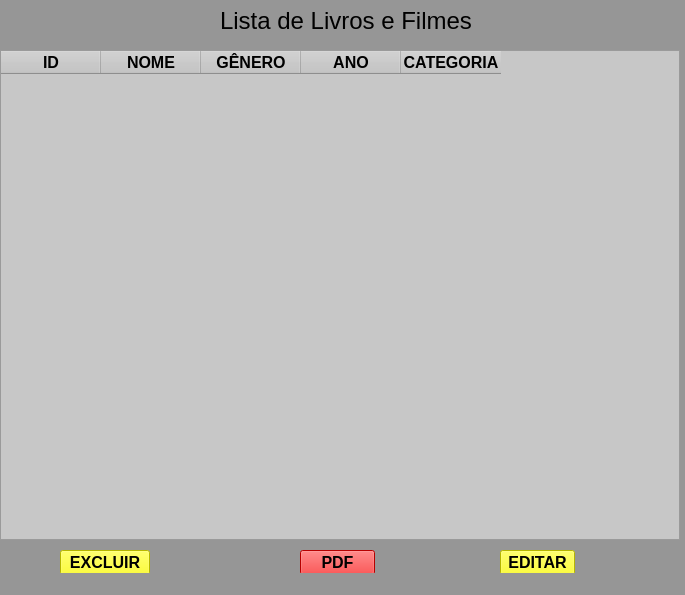
<?xml version="1.0" encoding="UTF-8"?>
<ui version="4.0">
 <class>MainWindow</class>
 <widget class="QMainWindow" name="MainWindow">
  <property name="geometry">
   <rect>
    <x>0</x>
    <y>0</y>
    <width>685</width>
    <height>595</height>
   </rect>
  </property>
  <property name="windowTitle">
   <string>MainWindow</string>
  </property>
  <property name="styleSheet">
   <string notr="true">background-color: rgb(150, 150, 150);</string>
  </property>
  <widget class="QWidget" name="centralwidget">
   <widget class="QLabel" name="label">
    <property name="geometry">
     <rect>
      <x>220</x>
      <y>-10</y>
      <width>291</width>
      <height>61</height>
     </rect>
    </property>
    <property name="font">
     <font>
      <pointsize>18</pointsize>
     </font>
    </property>
    <property name="text">
     <string>Lista de Livros e Filmes</string>
    </property>
   </widget>
   <widget class="QTableWidget" name="tableWidget">
    <property name="geometry">
     <rect>
      <x>0</x>
      <y>50</y>
      <width>680</width>
      <height>490</height>
     </rect>
    </property>
    <property name="font">
     <font>
      <pointsize>12</pointsize>
      <weight>75</weight>
      <bold>true</bold>
     </font>
    </property>
    <property name="styleSheet">
     <string notr="true">background-color: rgb(0, 255, 127);
background-color: rgb(199, 199, 199);</string>
    </property>
    <property name="gridStyle">
     <enum>Qt::NoPen</enum>
    </property>
    <column>
     <property name="text">
      <string>ID</string>
     </property>
     <property name="font">
      <font>
       <pointsize>12</pointsize>
       <weight>75</weight>
       <bold>true</bold>
      </font>
     </property>
    </column>
    <column>
     <property name="text">
      <string>NOME</string>
     </property>
     <property name="font">
      <font>
       <pointsize>12</pointsize>
       <weight>75</weight>
       <bold>true</bold>
      </font>
     </property>
    </column>
    <column>
     <property name="text">
      <string>GÊNERO</string>
     </property>
     <property name="font">
      <font>
       <pointsize>12</pointsize>
       <weight>75</weight>
       <bold>true</bold>
      </font>
     </property>
    </column>
    <column>
     <property name="text">
      <string>ANO</string>
     </property>
     <property name="font">
      <font>
       <pointsize>12</pointsize>
       <weight>75</weight>
       <bold>true</bold>
      </font>
     </property>
    </column>
    <column>
     <property name="text">
      <string>CATEGORIA</string>
     </property>
     <property name="font">
      <font>
       <pointsize>12</pointsize>
       <weight>75</weight>
       <bold>true</bold>
      </font>
     </property>
    </column>
   </widget>
   <widget class="QPushButton" name="pdf">
    <property name="geometry">
     <rect>
      <x>300</x>
      <y>550</y>
      <width>75</width>
      <height>25</height>
     </rect>
    </property>
    <property name="font">
     <font>
      <pointsize>12</pointsize>
      <weight>75</weight>
      <bold>true</bold>
     </font>
    </property>
    <property name="styleSheet">
     <string notr="true">background-color: rgb(255, 0, 0);</string>
    </property>
    <property name="text">
     <string>PDF</string>
    </property>
   </widget>
   <widget class="QPushButton" name="excluir">
    <property name="geometry">
     <rect>
      <x>60</x>
      <y>550</y>
      <width>90</width>
      <height>25</height>
     </rect>
    </property>
    <property name="font">
     <font>
      <pointsize>12</pointsize>
      <weight>75</weight>
      <bold>true</bold>
     </font>
    </property>
    <property name="styleSheet">
     <string notr="true">background-color: rgb(255, 255, 0);</string>
    </property>
    <property name="text">
     <string>EXCLUIR</string>
    </property>
   </widget>
   <widget class="QPushButton" name="editar">
    <property name="geometry">
     <rect>
      <x>500</x>
      <y>550</y>
      <width>75</width>
      <height>25</height>
     </rect>
    </property>
    <property name="font">
     <font>
      <pointsize>12</pointsize>
      <weight>75</weight>
      <bold>true</bold>
     </font>
    </property>
    <property name="styleSheet">
     <string notr="true">background-color: rgb(255, 255, 0);</string>
    </property>
    <property name="text">
     <string>EDITAR</string>
    </property>
   </widget>
  </widget>
  <widget class="QStatusBar" name="statusbar"/>
 </widget>
 <resources/>
 <connections/>
</ui>
